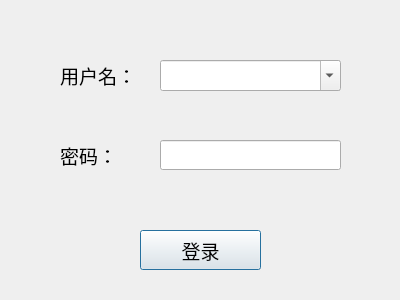
<?xml version="1.0" encoding="UTF-8"?>
<ui version="4.0">
 <class>UserLoginDialog</class>
 <widget class="QDialog" name="UserLoginDialog">
  <property name="geometry">
   <rect>
    <x>0</x>
    <y>0</y>
    <width>400</width>
    <height>300</height>
   </rect>
  </property>
  <property name="windowTitle">
   <string>Dialog</string>
  </property>
  <widget class="QLabel" name="label">
   <property name="geometry">
    <rect>
     <x>60</x>
     <y>60</y>
     <width>80</width>
     <height>30</height>
    </rect>
   </property>
   <property name="font">
    <font>
     <pointsize>14</pointsize>
    </font>
   </property>
   <property name="text">
    <string>用户名：</string>
   </property>
  </widget>
  <widget class="QLabel" name="label_2">
   <property name="geometry">
    <rect>
     <x>60</x>
     <y>140</y>
     <width>80</width>
     <height>30</height>
    </rect>
   </property>
   <property name="font">
    <font>
     <pointsize>14</pointsize>
    </font>
   </property>
   <property name="text">
    <string>密码：</string>
   </property>
  </widget>
  <widget class="QLineEdit" name="PasswordlineEdit">
   <property name="geometry">
    <rect>
     <x>160</x>
     <y>140</y>
     <width>181</width>
     <height>30</height>
    </rect>
   </property>
   <property name="font">
    <font>
     <pointsize>14</pointsize>
    </font>
   </property>
   <property name="echoMode">
    <enum>QLineEdit::Password</enum>
   </property>
  </widget>
  <widget class="QPushButton" name="LoginpushButton">
   <property name="geometry">
    <rect>
     <x>140</x>
     <y>230</y>
     <width>121</width>
     <height>40</height>
    </rect>
   </property>
   <property name="font">
    <font>
     <pointsize>14</pointsize>
    </font>
   </property>
   <property name="text">
    <string>登录</string>
   </property>
  </widget>
  <widget class="QComboBox" name="UserNamecomboBox">
   <property name="geometry">
    <rect>
     <x>160</x>
     <y>60</y>
     <width>181</width>
     <height>31</height>
    </rect>
   </property>
   <property name="font">
    <font>
     <pointsize>14</pointsize>
    </font>
   </property>
   <property name="editable">
    <bool>true</bool>
   </property>
  </widget>
 </widget>
 <resources/>
 <connections/>
</ui>
